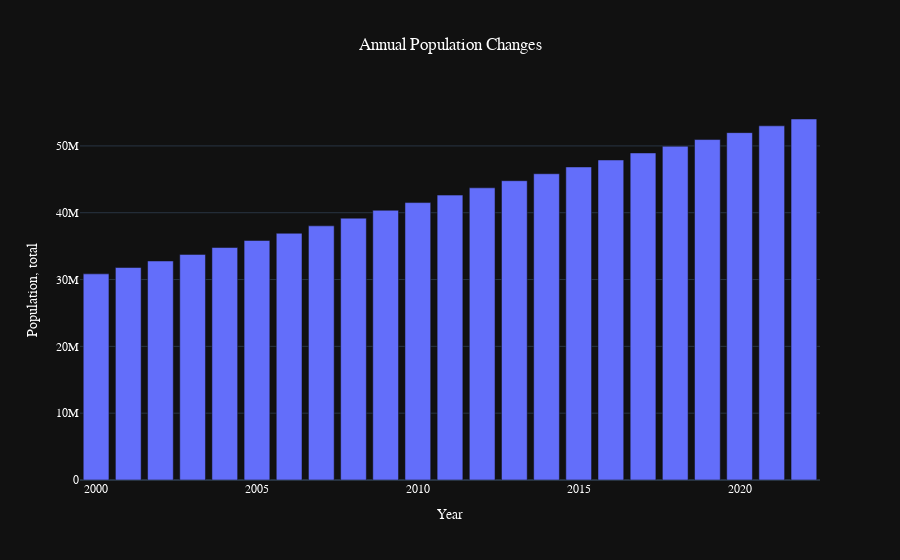

The code cell stored with this chart in its notebook:
### Markdown cell above
How does the population change annually?

### Code cell
fig=px.bar(df, x='Year', y='Population, total', title='Annual Population Changes')

fig.update_layout(
    template="plotly_dark",
    title_x=0.5,
    font=dict(
        family="Arial",
        color="white"
    ),
)

### Figure 1 — Plotly figure (JSON) as saved in the notebook; plotly's stock layout.template omitted (floating-point values rounded to 4 significant figures)
{"data": [{"alignmentgroup": "True", "hovertemplate": "Year=%{x}<br>Population, total=%{y}<extra></extra>", "legendgroup": "", "marker": {"color": "#636efa"}, "name": "", "offsetgroup": "", "orientation": "v", "showlegend": false, "textposition": "auto", "type": "bar", "x": [2000, 2001, 2002, 2003, 2004, 2005, 2006, 2007, 2008, 2009, 2010, 2011, 2012, 2013, 2014, 2015, 2016, 2017, 2018, 2019, 2020, 2021, 2022], "xaxis": "x", "y": [30851606, 31800343, 32779823, 33767122, 34791836, 35843010, 36925253, 38036793, 39186895, 40364444, 41517895, 42635144, 43725806, 44792368, 45831863, 46851488, 47894670, 48948137, 49953304, 50951450, 51985780, 53005614, 54027487], "yaxis": "y"}], "layout": {"barmode": "relative", "font": {"color": "white", "family": "Arial"}, "legend": {"tracegroupgap": 0}, "title": {"text": "Annual Population Changes", "x": 0.5}, "xaxis": {"anchor": "y", "domain": [0, 1], "title": {"text": "Year"}}, "yaxis": {"anchor": "x", "domain": [0, 1], "title": {"text": "Population, total"}}}}
